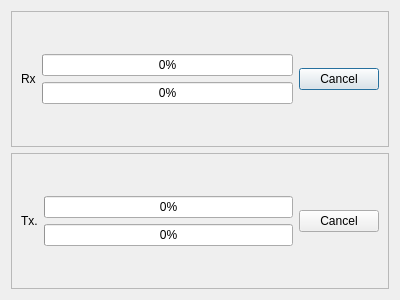
<?xml version="1.0" encoding="UTF-8"?>
<ui version="4.0">
 <class>tray</class>
 <widget class="QDialog" name="tray">
  <property name="geometry">
   <rect>
    <x>0</x>
    <y>0</y>
    <width>400</width>
    <height>300</height>
   </rect>
  </property>
  <property name="windowTitle">
   <string>Dialog</string>
  </property>
  <layout class="QGridLayout" name="gridLayout_2">
   <item row="0" column="0">
    <layout class="QGridLayout" name="gridLayout">
     <item row="0" column="0">
      <widget class="QFrame" name="frame">
       <property name="frameShape">
        <enum>QFrame::StyledPanel</enum>
       </property>
       <property name="frameShadow">
        <enum>QFrame::Raised</enum>
       </property>
       <layout class="QGridLayout" name="gridLayout_6">
        <item row="0" column="0">
         <layout class="QGridLayout" name="gridLayout_5">
          <item row="0" column="2">
           <widget class="QPushButton" name="get_transfer_cancel">
            <property name="text">
             <string>Cancel</string>
            </property>
           </widget>
          </item>
          <item row="0" column="1">
           <layout class="QGridLayout" name="gridLayout_4">
            <item row="0" column="0">
             <widget class="QProgressBar" name="totalProgress_get">
              <property name="value">
               <number>0</number>
              </property>
             </widget>
            </item>
            <item row="1" column="0">
             <widget class="QProgressBar" name="current_progress_get">
              <property name="value">
               <number>0</number>
              </property>
             </widget>
            </item>
           </layout>
          </item>
          <item row="0" column="0">
           <widget class="QLabel" name="label_2">
            <property name="text">
             <string>Rx</string>
            </property>
           </widget>
          </item>
         </layout>
        </item>
       </layout>
      </widget>
     </item>
     <item row="1" column="0">
      <widget class="QFrame" name="frame_2">
       <property name="frameShape">
        <enum>QFrame::StyledPanel</enum>
       </property>
       <property name="frameShadow">
        <enum>QFrame::Raised</enum>
       </property>
       <layout class="QGridLayout" name="gridLayout_8">
        <item row="0" column="0">
         <layout class="QGridLayout" name="gridLayout_7">
          <item row="0" column="2">
           <widget class="QPushButton" name="send_transfer_cancel">
            <property name="text">
             <string>Cancel</string>
            </property>
           </widget>
          </item>
          <item row="0" column="1">
           <layout class="QGridLayout" name="gridLayout_3">
            <item row="3" column="0">
             <widget class="QProgressBar" name="current_progress_send">
              <property name="value">
               <number>0</number>
              </property>
             </widget>
            </item>
            <item row="2" column="0">
             <widget class="QProgressBar" name="totalProgress_send">
              <property name="value">
               <number>0</number>
              </property>
             </widget>
            </item>
           </layout>
          </item>
          <item row="0" column="0">
           <widget class="QLabel" name="label">
            <property name="text">
             <string>Tx.</string>
            </property>
           </widget>
          </item>
         </layout>
        </item>
       </layout>
      </widget>
     </item>
    </layout>
   </item>
  </layout>
 </widget>
 <resources/>
 <connections/>
</ui>
